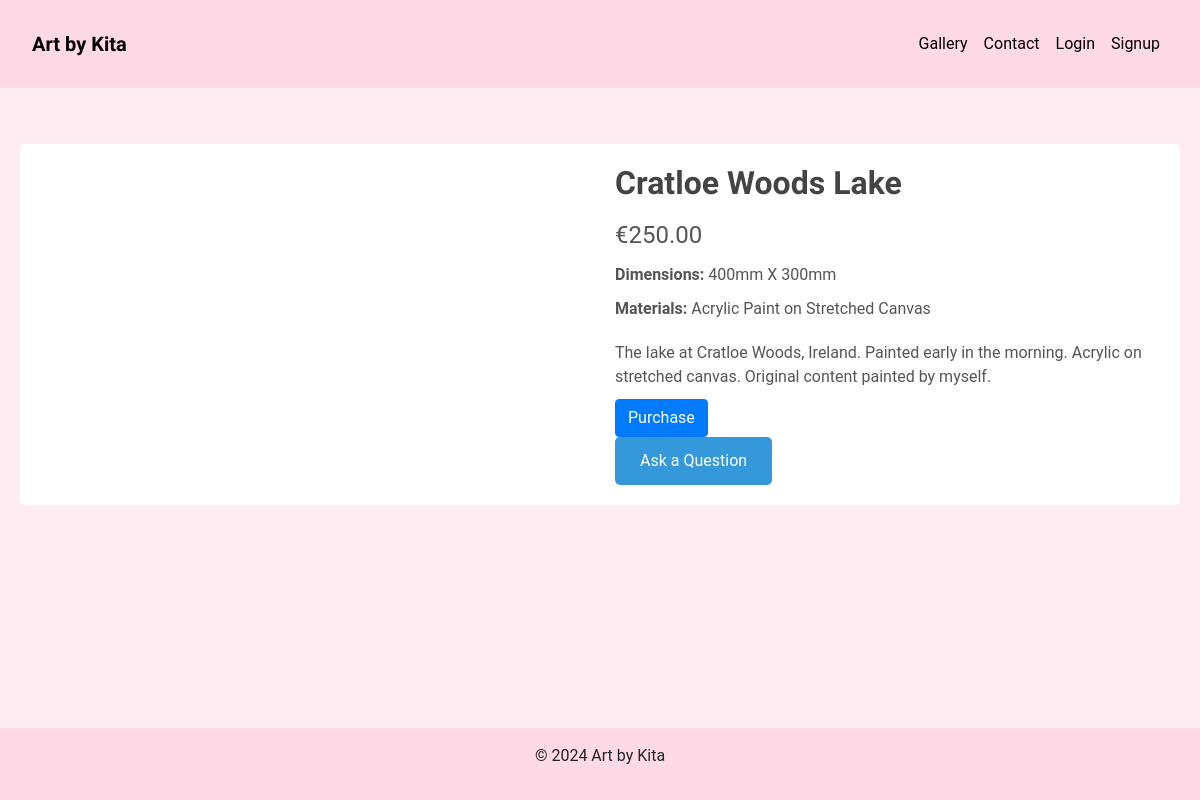
/gallery/1/, run on the app's committed database.
### gallery/models.py (models this page shows, shortened)
class Painting(models.Model):
    title = models.CharField(max_length=50)
    description = models.TextField()
    dimensions = models.CharField(max_length=50)
    materials = models.CharField(max_length=150)
    image = CloudinaryField('image', folder='paintings')
    price = models.DecimalField(max_digits=6, decimal_places=2)

### gallery/views.py (the view)
# urls.py: path('<int:pk>/', views.PaintingDetailView.as_view(), name='painting_detail'),
class PaintingDetailView(DetailView):
    model = Painting
    template_name = 'gallery/painting_detail.html'
    context_object_name = 'painting'

### home/context_processors.py (called while the page is built)
def current_year(request):
    return {
        'current_year': datetime.datetime.now().year
    }

### gallery/templates/gallery/painting_detail.html (shortened to what this page needs)
{% extends "base.html" %}
{% block content %}
<div class="product-page">
    <div class="product-details">
        <img src="{{ painting.image.url }}" alt="{{ painting.name }}">
        <div class="details">
            <h1>{{ painting.title }}</h1>
            <p class="price">€{{ painting.price }}</p>
            <p><strong>Dimensions:</strong> {{ painting.dimensions }}</p>
            <p><strong>Materials:</strong> {{ painting.materials }}</p>
            <p class="description">
                {{ painting.description }}
            </p>
            <form method="POST" action="{% url 'orders:create_order' painting.id %}">
                <button type="submit" class="btn btn-primary">Purchase</button>
            </form>
            <a href="{% url 'contact:contact' %}" class="contact-button">Ask a Question</a>
        </div>
    </div>
</div>
{% endblock %}

### static/css/main.css (style rules this page uses)
body { background-color: #ffecf2; font-family: "Roboto", sans-serif; }
a { text-decoration: none; color: #000; }
h1, h2, h3, h4, h5 { font-size: 5em; font-weight: 700; font-family: "Alex Brush", cursive; color: #000; margin-top: 0; margin-bottom: 0; }
.product-page { max-width: 1200px; margin: 40px auto; padding: 0 20px; }
.product-details { display: flex; flex-wrap: wrap; gap: 30px; background-color: #fff; padding: 20px; border-radius: 5px; }
.product-details img { flex: 1 1 400px; max-width: 100%; height: auto; border-radius: 5px; }
.details { flex: 1 1 400px; }
.details h1 { margin-bottom: 15px; font-size: 2em; color: #444; }
.price { font-size: 1.5em; color: #e67e22; margin-bottom: 15px; }
.details p { margin-bottom: 10px; color: #555; }
.description { margin: 20px 0; }
.purchase-button, .contact-button { display: inline-block; padding: 12px 25px; margin-right: 15px; border: none; border-radius: 5px; background-color: #e67e22; color: #fff; text-decoration: none; cursor: pointer; font-size: 1em; transition: background-color 0.2s; }
.contact-button { background-color: #3498db; }

### data on the page
Painting: title "Cratloe Woods Lake", price "250.00", dimensions "400mm X 300mm", materials "Acrylic Paint on Stretched Canvas", description "The lake at Cratloe Woods, Ireland. Painted early in the morning. Acrylic on stretched canvas. Original content painted by myself."
